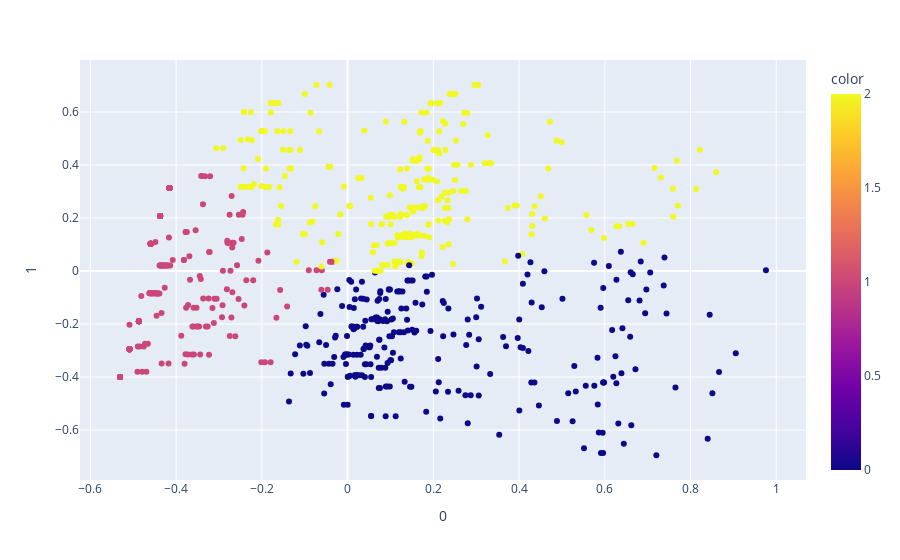

The code cell stored with this chart in its notebook:
### Markdown cell above
## THIS IS THE MAIN STUFF

### Code cell
z = cust_data[['income', 'age', 'years_with_bank', 'nbr_children','marital_status']]

q = MinMaxScaler().fit_transform(z)
columns = z.columns
df = pd.DataFrame(q, columns=columns)

km = KMeans(n_clusters=3,
            n_init=30)
pca = PCA(n_components=3)
comp = pca.fit_transform(df)
y1km = km.fit_predict(comp)




fig = px.scatter(comp, x=0, y=1, color=y1km)
fig.show()

### Figure 1 — Plotly figure (JSON) as saved in the notebook; plotly's stock layout.template omitted (floating-point values rounded to 4 significant figures; data arrays with more than 128 entries replaced by an {"elided": "..."} marker saying what was removed)
{"data": [{"hovertemplate": "0=%{x}<br>1=%{y}<br>color=%{marker.color}<extra></extra>", "legendgroup": "", "marker": {"color": {"elided": "747 int values"}, "coloraxis": "coloraxis", "symbol": "circle"}, "mode": "markers", "name": "", "orientation": "v", "showlegend": false, "type": "scatter", "x": {"elided": "747 float values"}, "xaxis": "x", "y": {"elided": "747 float values"}, "yaxis": "y"}], "layout": {"autosize": true, "coloraxis": {"colorbar": {"title": {"text": "color"}}, "colorscale": [[0, "#0d0887"], [0.1111, "#46039f"], [0.2222, "#7201a8"], [0.3333, "#9c179e"], [0.4444, "#bd3786"], [0.5556, "#d8576b"], [0.6667, "#ed7953"], [0.7778, "#fb9f3a"], [0.8889, "#fdca26"], [1, "#f0f921"]]}, "legend": {"tracegroupgap": 0}, "margin": {"t": 60}, "xaxis": {"anchor": "y", "autorange": true, "domain": [0, 1], "range": [-0.6212, 1.066], "title": {"text": "0"}, "type": "linear"}, "yaxis": {"anchor": "x", "autorange": true, "domain": [0, 1], "range": [-0.7944, 0.802], "title": {"text": "1"}, "type": "linear"}}}
